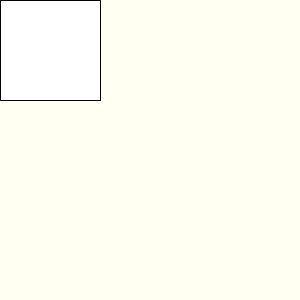
Frame 1 (no input)
Frame 60 (the mouse pressed at the canvas centre just before this capture): identical to frame 1, image omitted
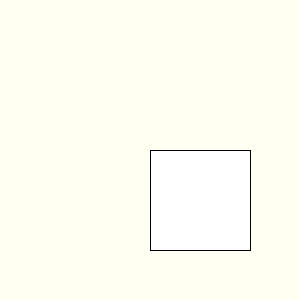
Frame 120 (the mouse held since frame 60 and released just before this capture)

The Processing sketch that drew these frames (run headless with seeded random() and noise(); from frame 60 on, the mouse is pressed at the canvas centre):

// Processing sketch: week16_setup_done
// ── week16_setup_done.pde
void setup(){
  size(300,300);
}

void draw(){
   background(#FFFFF2);
   rect(mouseX,mouseY,100,100);
}
